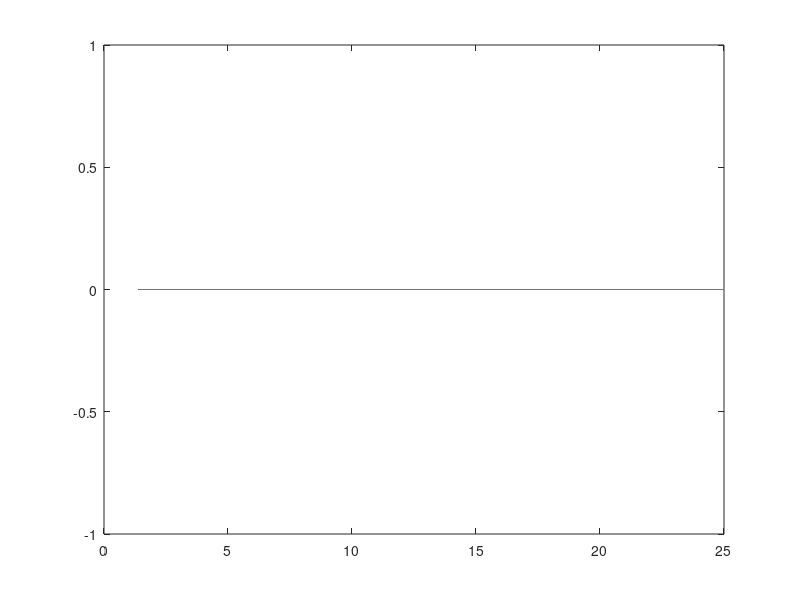

The MATLAB source for this figure:
clear all, close all, clc

%Longitudinal Coefficients
PCX1= 1.5000;
PDX1=1.9513;
PDX2=-1.0000;
PPX1=-6.7004;
PPX2=-16.5293;
PPX3=-2.1873;
PPX4=-5.6683;
PDX3=15.0000;
PEX1=-7.8385e-13;
PEX2=-0.9950;
PEX3=-0.6000;
PEX4=0.9000;
PKX1=25.1313;
PKX2=-5.7390e-06;
PKX3=-0.6401;
PHX1=6.0893e-04;
PHX2=-0.0018;
%PDXP1=
%PDXP2=
%PDXP3=
%RHX1=
%REX1=
%REX2=
%RCX1=
%RBX1=
%RBX2=
%RBX3=
SVX=1;

%Overturning coeficients
QSX1= 0;
QSX2= 1.5;
QSX3= 0.1;
QSX4= 0.1;
QSX5= 0;
QSX6= 0;
QSX7= 0.1;
QSX8= 0;
QSX9= 0;
QSX10= 0;
QSX11= 0;
QSX12= 0;
QSX13= 0;
QSX14= 0;
PPMX1= 0;

%Rolling coefficients
QSY1= 0;                 
QSY2= 0;                 
QSY3= 0;                
QSY4= 0;                
QSY5= 0;                 
QSY6= 0;                
QSY7= 0;                
QSY8= 0; 

%Scaling coefficients
LCX=1; %Scale factor of Fx shape factor; valor inventat
LMUX=1; %Scale factor of Fx peak friction coefficient; valor inventat
LEX=1; %Scale factor of Fx curvature factor; valor inventat
LKXk=1; %Scale factor of slip stiffness; valor inventat 
LHX=1; %Scale factor of Fx horizontal shift; valor inventat
LXA=1; %Scale factor of alpha influence on Fx; valor inventat
LUX=1; %valor inventat
LXalfa=1; %valor inventat
LMY=1;

%Data
g=9.81; % m/s^2
m = 320; % vechicle mass in kg
W = m*g; % vehicle weight in N
h = 0.3; % cog height m
l = 1.53; % wheel base m
cogx= 0.8; % Front axle -> Mass center distance in m
R = 0.223969; %efective rolling radius in m
R0= (18*0.0245)/2; %unloaded radius in m
CAMdeg = 1; %inclination angle en graus
CAM = CAMdeg*pi/180; %Camber in radians
VREF= 40/3.6; %en m/s

%Data for Fx
slip = 1.0:0.02:2.0;
VV = (0:5:90)/3.6; %Vehicle Velocity m/s
FZ = m*g/4; % signle wheel load 
DFZ = (FZ-1080)/1080; %diferencial de carrega
PI = 0.8; %pressio en bar
DPI = (PI-0.84)/0.84;

%Fx MF-Tyre 5.2, 6.0, 6.1
s1=1;
SHX= (PHX1+PHX2*DFZ)*LHX*LUX*s1;

for i = 1:length(slip)
    for j = 1:length(VV)
        
        V(i,j)= VV(j)*slip(i); % Wheel velocity m/s
        Omega(i,j) = V(i,j)/R; %wheel rotational speed %valor inventat
        k(i,j) = (V(i,j)-VV(j))/VV(j); %longitudinal slip

        %Pure Slip
        kx(i,j) = k(i,j)+SHX;
        CX(i,j) = PCX1*LCX;
        U(i,j) = (PDX1+PDX2*DFZ)*(1+PPX3*DPI+PPX4*DPI^2)*(1-PDX3*CAM^2)*LUX;
        DX(i,j) = U(i,j)*FZ*s1;
        Ex(i,j) = (PEX1+PEX2*DFZ+PEX3*DFZ^2)*(1-PEX4*sign(kx(i,j)))*LEX;
        KXk(i,j) = FZ*(PKX1+PKX2*DFZ)*exp(PKX3*DFZ)*(1+PPX1*DPI+PPX2*DPI^2)*LKXk;
        BX(i,j) = KXk(i,j)/(CX(i,j)*DX(i,j));
        
        Gxalfa=1;
        
        %Turn slip
        s1=1;
        Fx(i,j)=(DX(i,j)*sin(CX(i,j)*atan(BX(i,j)*kx(i,j)-Ex(i,j)*(BX(i,j)*kx(i,j)-atan(BX(i,j)*kx(i,j)))))+SVX)*Gxalfa;
        

        %Rolling Resistance MF-Tyre 5.2, 6.0
        My(i,j)=-R0.*FZ.*LMY.*(QSY1+QSY2.*(Fx(i,j)/FZ)+QSY3.*abs(V(i,j)/VREF)+QSY4.*(V(i,j)/VREF).^4);
    end
end

plot(VV,My)